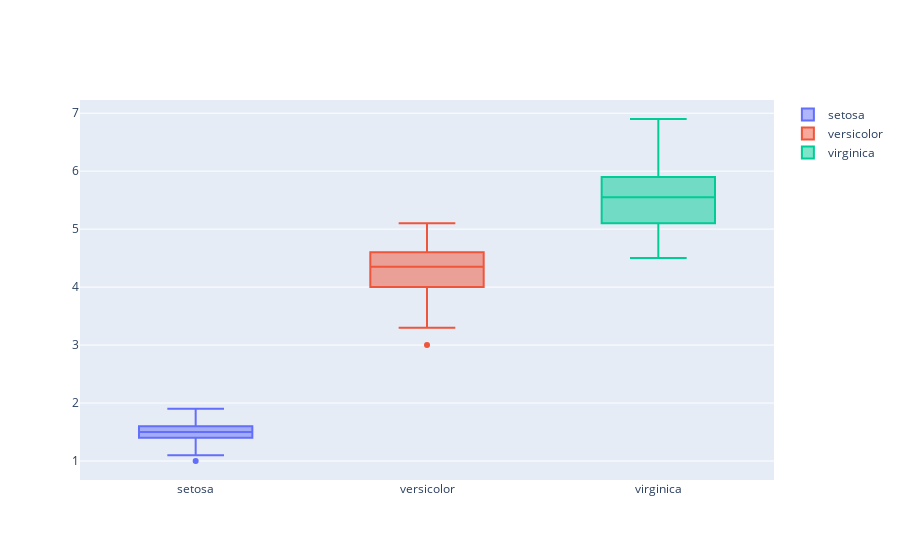

Notebook source saved alongside this figure:
### Code cell
trace0 = go.Box(y=df['PetalLengthCm'][df['Species'] == 'Iris-setosa'],name = 'setosa')

trace1 = go.Box(y=df['PetalLengthCm'][df['Species'] == 'Iris-versicolor'], name = 'versicolor')

trace2 = go.Box(y=df['PetalLengthCm'][df['Species'] == 'Iris-virginica'], name = 'virginica')

data = [trace0, trace1, trace2]
py.iplot(data)

### Figure 1 — Plotly figure (JSON) as saved in the notebook; plotly's stock layout.template omitted (floating-point values rounded to 4 significant figures)
{"data": [{"name": "setosa", "type": "box", "y": [1.4, 1.4, 1.3, 1.5, 1.4, 1.7, 1.4, 1.5, 1.4, 1.5, 1.5, 1.6, 1.4, 1.1, 1.2, 1.5, 1.3, 1.4, 1.7, 1.5, 1.7, 1.5, 1, 1.7, 1.9, 1.6, 1.6, 1.5, 1.4, 1.6, 1.6, 1.5, 1.5, 1.4, 1.5, 1.2, 1.3, 1.5, 1.3, 1.5, 1.3, 1.3, 1.3, 1.6, 1.9, 1.4, 1.6, 1.4, 1.5, 1.4]}, {"name": "versicolor", "type": "box", "y": [4.7, 4.5, 4.9, 4, 4.6, 4.5, 4.7, 3.3, 4.6, 3.9, 3.5, 4.2, 4, 4.7, 3.6, 4.4, 4.5, 4.1, 4.5, 3.9, 4.8, 4, 4.9, 4.7, 4.3, 4.4, 4.8, 5, 4.5, 3.5, 3.8, 3.7, 3.9, 5.1, 4.5, 4.5, 4.7, 4.4, 4.1, 4, 4.4, 4.6, 4, 3.3, 4.2, 4.2, 4.2, 4.3, 3, 4.1]}, {"name": "virginica", "type": "box", "y": [6, 5.1, 5.9, 5.6, 5.8, 6.6, 4.5, 6.3, 5.8, 6.1, 5.1, 5.3, 5.5, 5, 5.1, 5.3, 5.5, 6.7, 6.9, 5, 5.7, 4.9, 6.7, 4.9, 5.7, 6, 4.8, 4.9, 5.6, 5.8, 6.1, 6.4, 5.6, 5.1, 5.6, 6.1, 5.6, 5.5, 4.8, 5.4, 5.6, 5.1, 5.1, 5.9, 5.7, 5.2, 5, 5.2, 5.4, 5.1]}], "layout": {}}
